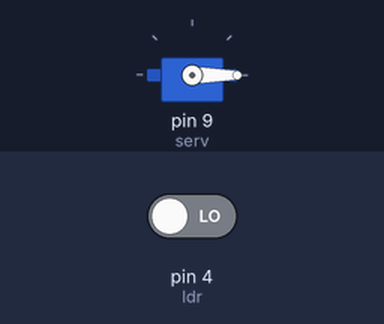
A sketch run on a simulated Arduino Uno, built with avr-gcc and run on an emulated ATmega328P. On the bench: servo. The inputs (shaded band) are chosen by the test bench; at power-on: pin 4 (ldr) LOW.

Above: at 1.2 s.
1.3 s: pin 4 (ldr) driven HIGH
At 1.45 s:
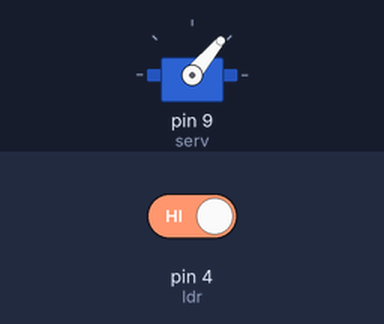
Timing chart, 0 to 56.8 s (numbered marks = the images above; inputs shaded):
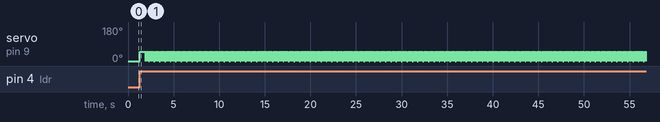

The sketch:

dino.ino
```cpp
//    CHROME DINO

// For this code, the LDR used gives a digital output.

//Including the prebuilt library to control the servos
#include <Servo.h>


//Defining the pins for the LDR ; Change it to whatever pin yours is connected to
#define ldr 4
//Defining the servo
Servo serv;


void setup() {
  // put your setup code here, to run once:

  serv.attach(9);
  pinMode(ldr, INPUT);
  Serial.begin(9600); //Set the baudrate
}

void loop() {
  // put your main code here, to run repeatedly:


  int data = digitalRead(ldr); //Take input from the LDR

  if (data == 1){
    serv.write(50); //Move servo if a change is detected
    delay(10);
    serv.write(0);
  }
  if (data == 0){
    serv.write(0);  //Return to original postion if the change reverts
  }

}
```

Measured:
- after the input at 1.3 s, servo on pin 9 (serv): 0° → 50° at once, then repeats every 0.06 s: 0° 0.01 s, 50° 0.05 s
